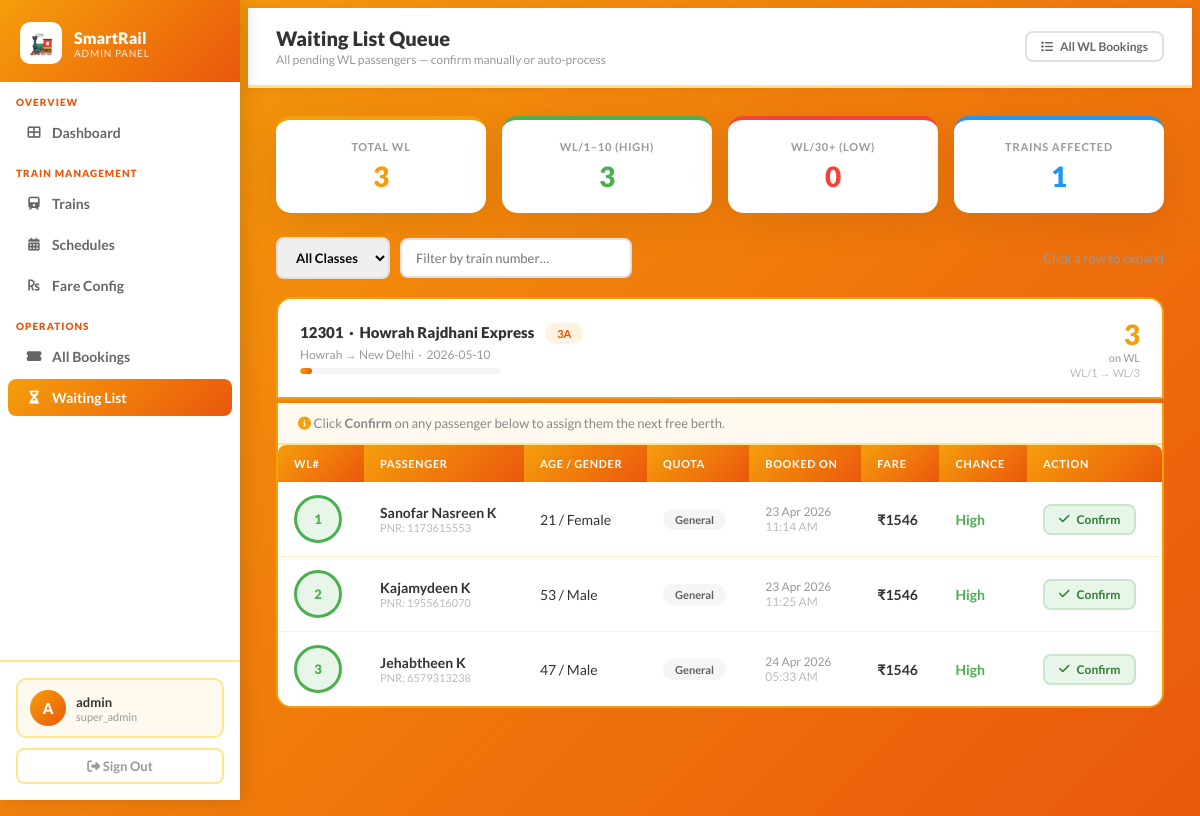
Page /admin/waitinglist (signed in) on the earlier database version.
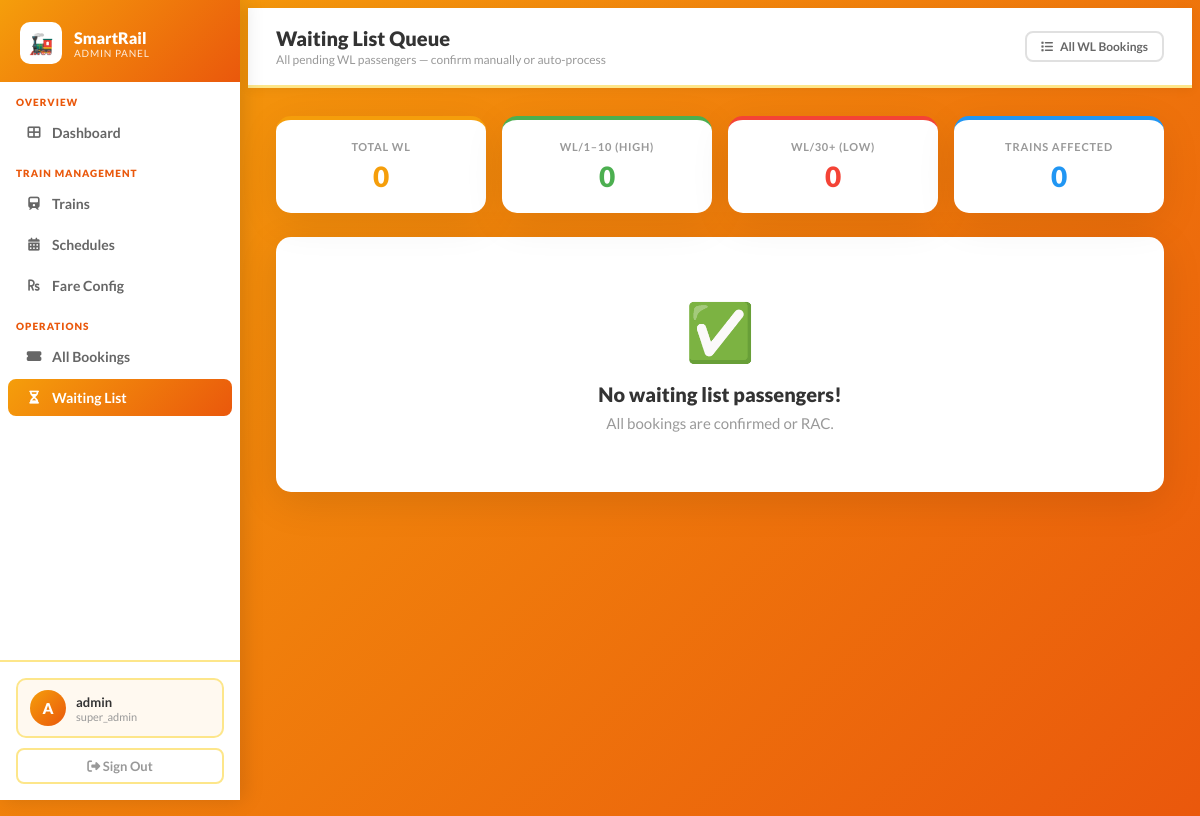
Same page on the later database version.
### Railway/models.py (models this page shows, shortened)
class Train(db.Model):
    __tablename__ = 'train'
    id                 = db.Column(db.Integer, primary_key=True)
    train_number       = db.Column(db.String(10), unique=True, nullable=False)
    train_name         = db.Column(db.String(100), nullable=False)
    source             = db.Column(db.String(50), nullable=False)
    destination        = db.Column(db.String(50), nullable=False)
    departure_time     = db.Column(db.String(10), nullable=False)   # "06:00 AM"
    arrival_time       = db.Column(db.String(10), nullable=False)
    duration           = db.Column(db.String(10), nullable=False)   # "8h 30m"
    distance_km        = db.Column(db.Integer, default=500)         # NEW — real distance
    train_type         = db.Column(db.String(20), default='Express')# NEW — Mail/Express/Superfast/Rajdhani/Shatabdi
    days_of_operation  = db.Column(db.String(50))
    is_active          = db.Column(db.Boolean, default=True)
    seats     = db.relationship('TrainSeat',    backref='train', lazy=True, cascade='all, delete-orphan')
    schedules = db.relationship('TrainSchedule', backref='train', lazy=True, cascade='all, delete-orphan')

class Booking(db.Model):
    __tablename__ = 'booking'
    id               = db.Column(db.Integer, primary_key=True)
    pnr_number       = db.Column(db.String(20), nullable=False)
    member_id        = db.Column(db.Integer, db.ForeignKey('member.id'), nullable=False)
    schedule_id      = db.Column(db.Integer, db.ForeignKey('train_schedule.id'), nullable=False)
    passenger_name   = db.Column(db.String(100), nullable=False)
    passenger_age    = db.Column(db.Integer, nullable=False)
    passenger_gender = db.Column(db.String(10), nullable=False)
    class_name       = db.Column(db.String(10), nullable=False)
    seat_number      = db.Column(db.String(10))
    coach_number     = db.Column(db.String(5))
    berth_type       = db.Column(db.String(10))
    bay_number       = db.Column(db.Integer)                 # NEW — for adjacent seat tracking
    quota_type       = db.Column(db.String(20), default='General')  # NEW — General/Ladies/Senior/Tatkal/HP
    base_fare        = db.Column(db.Float, nullable=False)
    reservation_charge = db.Column(db.Float, default=0.0)
    superfast_surcharge= db.Column(db.Float, default=0.0)
    tatkal_surcharge = db.Column(db.Float, default=0.0)
    gst              = db.Column(db.Float, default=0.0)
    fare             = db.Column(db.Float, nullable=False)   # total
    booking_date     = db.Column(db.DateTime, default=datetime.utcnow)
    booking_status   = db.Column(db.String(20), default='Confirmed')   # Confirmed/RAC/WaitingList/Cancelled
    payment_status   = db.Column(db.String(20), default='Pending')
    wl_number        = db.Column(db.Integer)                 # NEW — WL/1, WL/2 etc.
    cancelled_at     = db.Column(db.DateTime)
    cancellation_reason = db.Column(db.String(200))
    refund_amount    = db.Column(db.Float, default=0.0)
    refund_status    = db.Column(db.String(20), default='NA')  # NA/Pending/Processed

### Railway/admin_views.py (the view)
@admin_bp.route('/waitinglist')
@require_admin
def waitinglist():
    wl_bookings = (Booking.query
                   .filter_by(booking_status='WaitingList')
                   .order_by(Booking.wl_number)
                   .all())
    return render_template('admin/waitinglist.html', wl_bookings=wl_bookings)

### Railway/admin_views.py (called while the page is built)
def admin_logged_in():
    return 'admin_id' in session

def require_admin(f):
    @wraps(f)
    def wrapper(*args, **kwargs):
        if not admin_logged_in():
            flash('Please log in as admin.')
            return redirect(url_for('admin.admin_login'))
        return f(*args, **kwargs)
    return wrapper

### Railway/templates/admin/waitinglist.html (shortened to what the changed rows need)
{% extends 'admin/base.html' %}
{% block content %}
<div class="sum-strip">
    <div class="sum-card">
        <div class="sum-label">Total WL</div>
        <div class="sum-value" style="color:#f59e0b">{{ wl_bookings|length }}</div>
    </div>
    <div class="sum-card" style="border-top-color:#4caf50">
        <div class="sum-label">WL/1–10 (High)</div>
        <div class="sum-value" style="color:#4caf50">
            {{ wl_bookings|selectattr('wl_number','le',10)|list|length }}
        </div>
    </div>
    <div class="sum-card" style="border-top-color:#2196f3">
        <div class="sum-label">Trains Affected</div>
        <div class="sum-value" style="color:#2196f3">
            {{ wl_bookings|map(attribute='schedule.train.train_number')|unique|list|length }}
        </div>
    </div>
</div>
{% if not wl_bookings %}
<div class="a-card" style="text-align:center; padding:60px 20px;">
    <div style="font-size:56px; margin-bottom:16px">✅</div>
    <div style="font-size:20px; font-weight:900; color:#333; margin-bottom:8px">No waiting list passengers!</div>
    <div style="color:#999; font-size:15px">All bookings are confirmed or RAC.</div>
</div>
{% else %}
<div style="display:flex; gap:10px; margin-bottom:18px; align-items:center; flex-wrap:wrap;">
    <select id="clsFilter" onchange="filterGroups()"
            style="padding:10px 14px; border:2px solid #e0e0e0; border-radius:8px; font-family:'Lato',sans-serif; font-weight:700; font-size:13px;">
        <option value="">All Classes</option>
    </select>
    <input type="text" id="trainFilter" placeholder="Filter by train number…" oninput="filterGroups()"
           style="padding:10px 14px; border:2px solid #e0e0e0; border-radius:8px; font-family:'Lato',sans-serif; font-size:13px; width:200px;">
    <span style="color:#999; font-size:13px; margin-left:auto;">Click a row to expand</span>
</div>
{% set groups = {} %}
{% for b in wl_bookings %}
    {% set key = b.schedule.train.train_number~'|'~b.class_name~'|'~b.schedule.journey_date.strftime('%Y-%m-%d') %}
{% endfor %}
<div id="wl-list">
{% for key, passengers in groups.items() %}
{% set parts = key.split('|') %}
{% set train_no = parts[0] %}{% set cls = parts[1] %}{% set jdate = parts[2] %}
{% set first = passengers[0] %}{% set train = first.schedule.train %}
{% set fill_pct = [(passengers|length / 50 * 100), 100]|min|int %}
<div class="wl-group" data-train="{{ train_no }}" data-cls="{{ cls }}">
    <div class="group-header" onclick="toggleGroup(this)">
        <div>
            <div style="font-size:15px; font-weight:900; color:#333;">
                {{ train.train_number }} &nbsp;·&nbsp; {{ train.train_name }}
                <span class="bx bx-wl" style="margin-left:8px;">{{ cls }}</span>
            </div>
            <div style="font-size:12px; color:#999; margin-top:3px;">
                {{ train.source }} → {{ train.destination }} &nbsp;·&nbsp; {{ jdate }}
            </div>
            <div class="wl-bar">
                <div class="wl-bar-fill" style="width:{{ fill_pct }}%"></div>
            </div>
        </div>
        <div style="text-align:right;">
            <div style="font-size:28px; font-weight:900; color:#f59e0b;">{{ passengers|length }}</div>
            <div style="font-size:11px; color:#999;">on WL</div>
            <div style="font-size:11px; color:#bbb; margin-top:2px;">
                WL/1 → WL/{{ passengers|map(attribute='wl_number')|max }}
            </div>
        </div>
    </div>
    <div class="group-body">
        <div class="group-action-bar">
            <span style="font-size:13px; color:#888;">
                <i class="fas fa-info-circle" style="color:#f59e0b;"></i>
                Click <strong>Confirm</strong> on any passenger below to assign them the next free berth.
            </span>
        </div>
        <table class="a-table">
            <thead>
                <tr>
                    <th>WL#</th>
                    <th>Passenger</th>
                    <th>Age / Gender</th>
                    <th>Quota</th>
                    <th>Booked On</th>
                    <th>Fare</th>
                    <th>Chance</th>
                    <th>Action</th>
                </tr>
            </thead>
            <tbody>
                {% for b in passengers|sort(attribute='wl_number') %}
                {% set wl = b.wl_number or loop.index %}
                {% if wl <= 10 %}
                    {% set wc = 'wl-high' %}{% set ch = 'High' %}{% set cc = '#4caf50' %}
                {% elif wl <= 25 %}
                    {% set wc = 'wl-medium' %}{% set ch = 'Medium' %}{% set cc = '#f59e0b' %}
                {% else %}
                    {% set wc = 'wl-low' %}{% set ch = 'Low' %}{% set cc = '#f44336' %}
                {% endif %}
                <tr>
                    <td><div class="wl-badge {{ wc }}">{{ wl }}</div></td>
                    <td>
                        <div style="font-weight:700;">{{ b.passenger_name }}</div>
                        <div style="font-size:11px; color:#bbb;">PNR: {{ b.pnr_number }}</div>
                    </td>
                    <td>{{ b.passenger_age }} / {{ b.passenger_gender }}</td>
                    <td>
                        <span class="bx {% if b.quota_type=='Tatkal' %}bx-tatkal{% else %}bx-pending{% endif %}">
                            {{ b.quota_type or 'General' }}
                        </span>
                    </td>
                    <td style="font-size:12px; color:#999;">
                        {{ b.booking_date.strftime('%d %b %Y') }}<br>
                        <span style="color:#bbb;">{{ b.booking_date.strftime('%I:%M %p') }}</span>
                    </td>
                    <td style="font-weight:700;">₹{{ "%.0f"|format(b.fare) }}</td>
                    <td><strong style="color:{{ cc }};">{{ ch }}</strong></td>
                    <td>
                        <button class="btn-go btn-success btn-sm"
                                onclick="openModal({{ b.id }}, '{{ b.passenger_name }}', {{ wl }})">
                            <i class="fas fa-check"></i> Confirm
                        </button>
                    </td>
                </tr>
                {% endfor %}
            </tbody>
        </table>
    </div>
</div>
{% endfor %}
</div>
{% endif %}
{% endblock %}

Differences in the rows shown:
no longer on this page (row unchanged): Train: train_number "12301", train_name "Howrah Rajdhani Express", source "Howrah", destination "New Delhi"
removed Booking: wl_number "1", passenger_name "Sanofar Nasreen K", pnr_number "1173615553", passenger_age "21", passenger_gender "Female", quota_type "General", booking_date "23 Apr 2026", booking_date "11:14 AM", fare "1546", ch "High"
removed Booking: wl "2", passenger_name "Kajamydeen K", pnr_number "1955616070", passenger_age "53", passenger_gender "Male", quota_type "General", booking_date "23 Apr 2026", booking_date "11:25 AM", fare "1546", ch "High"
removed Booking: wl_number "3", passenger_name "Jehabtheen K", pnr_number "6579313238", passenger_age "47", passenger_gender "Male", quota_type "General", booking_date "24 Apr 2026", booking_date "05:33 AM", fare "1546", ch "High"
Other differences:
{{ wl_bookings|length }}: "3" → "0"
{{ wl_bookings|selectattr('wl_number','le',10)|list|length }}: "3" → "0"
form field value: "All Classes" → (not shown)
text no longer shown: "1"
text now shown: "0 ✅ No waiting list passengers! All bookings are confirmed or RAC."
list line gone: "· 3A → · 2026-05-10 3 on WL WL/1 → WL/ 3 Click Confirm on any passenger below to assign them the next free berth. WL# PASSENGER AGE / GENDER QUOTA BOOKED ON FARE CHANCE ACTION"
